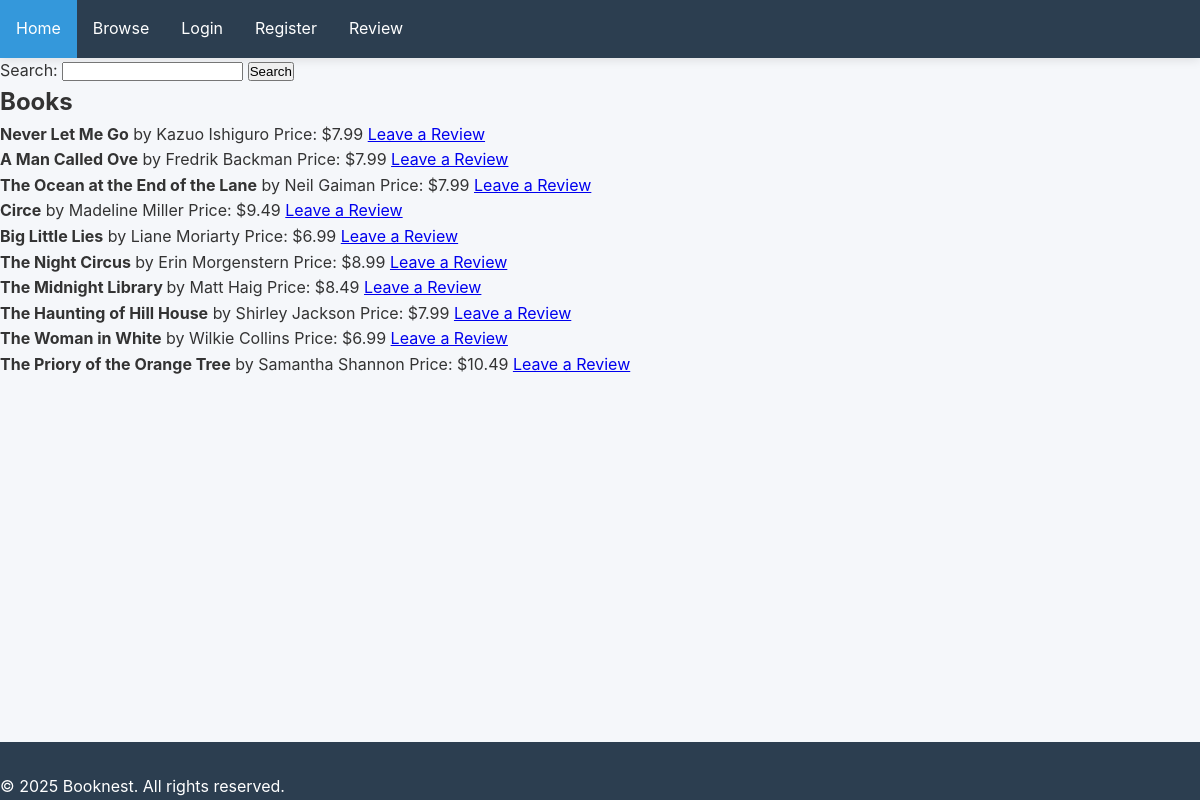
Screenshot of /browse.php with the database file from the repository.
### tables this page shows
CREATE TABLE IF NOT EXISTS `books` (
  `id` int NOT NULL AUTO_INCREMENT,
  `title` varchar(255) NOT NULL,
  `author` varchar(100) NOT NULL,
  `description` text,
  `price` decimal(10,2) NOT NULL,
  `created_at` timestamp NULL DEFAULT CURRENT_TIMESTAMP,
  PRIMARY KEY (`id`)
);

### browse.php (the view, shortened to what this page needs)
<?php
require 'database.php';
$search = $_GET['search'] ?? '';
$stmt = $pdo->prepare("SELECT * FROM books WHERE title LIKE ? OR author LIKE ?");
$stmt->execute(["%$search%", "%$search%"]);
$books = $stmt->fetchAll();
?>
<!DOCTYPE html>
<html lang="en">
<head>
    <link rel="stylesheet" href="./css/browse-style.css">
</head>
<body>
    <?php include 'includes/header.php'; ?>
    <form method="GET">
        Search: <input type="text" name="search" value="<?php echo htmlspecialchars($search); ?>">
        <input type="submit" value="Search">
    </form>
    <h2>Books</h2>
    <ul>
        <?php foreach ($books as $book): ?>
            <li>
                <strong><?php echo htmlspecialchars($book['title']); ?></strong> by <?php echo htmlspecialchars($book['author']); ?>
                Price: $<?php echo htmlspecialchars($book['price']); ?>
                <a href="review.php?book_id=<?php echo $book['id']; ?>">Leave a Review</a>
            </li>
        <?php endforeach; ?>
    </ul>
    <?php include 'includes/footer.php'; ?>
</body>
</html>

### includes/header.php (shortened to what this page needs)
<!DOCTYPE html>
<html lang="en">
<head>
    <link rel="stylesheet" href="./css/style.css">
</head>
<body>
    <header>
        <nav>
            <a href="index.php">Home</a>
            <a href="browse.php">Browse</a>
            <a href="login.php">Login</a>
            <a href="register.php">Register</a>
            <a href="review.php">Review</a>
        </nav>
    </header>

### includes/footer.php (shortened to what this page needs)
<footer>
    <p>&copy; <?php echo date("Y"); ?> Booknest. All rights reserved.</p>
</footer>
</body>
</html>

### css/style.css (style rules this page uses)
:root { --primary-color: #2c3e50; --secondary-color: #3498db; --success-color: #2ecc71; --warning-color: #f39c12; --danger-color: #e74c3c; --light-color: #ecf0f1; --dark-color: #2c3e50; --text-color: #333; --background-color: #f5f7fa; }
* { margin: 0; padding: 0; box-sizing: border-box; }
body { font-family: -apple-system, BlinkMacSystemFont, 'Segoe UI', Roboto, Oxygen-Sans, Ubuntu, Cantarell, sans-serif; line-height: 1.6; color: var(--text-color); background-color: var(--background-color); min-height: 100vh; display: flex; flex-direction: column; }
header { background-color: var(--primary-color); padding: 0; box-shadow: 0 2px 10px rgba(0, 0, 0, 0.1); }
nav { display: flex; }
nav a { display: block; text-decoration: none; color: white; font-size: 1rem; padding: 1rem; transition: background-color 0.3s; }
footer { background-color: var(--primary-color); color: white; padding: 2rem 0 0 0; margin-top: auto; }

### rows the page displays
books: title "Never Let Me Go", author "Kazuo Ishiguro", price "7.99"
books: title "A Man Called Ove", author "Fredrik Backman", price "7.99"
books: title "The Ocean at the End of the Lane", author "Neil Gaiman", price "7.99"
books: title "Circe", author "Madeline Miller", price "9.49"
books: title "Big Little Lies", author "Liane Moriarty", price "6.99"
books: title "The Night Circus", author "Erin Morgenstern", price "8.99"
books: title "The Midnight Library", author "Matt Haig", price "8.49"
books: title "The Haunting of Hill House", author "Shirley Jackson", price "7.99"
books: title "The Woman in White", author "Wilkie Collins", price "6.99"
books: title "The Priory of the Orange Tree", author "Samantha Shannon", price "10.49"
